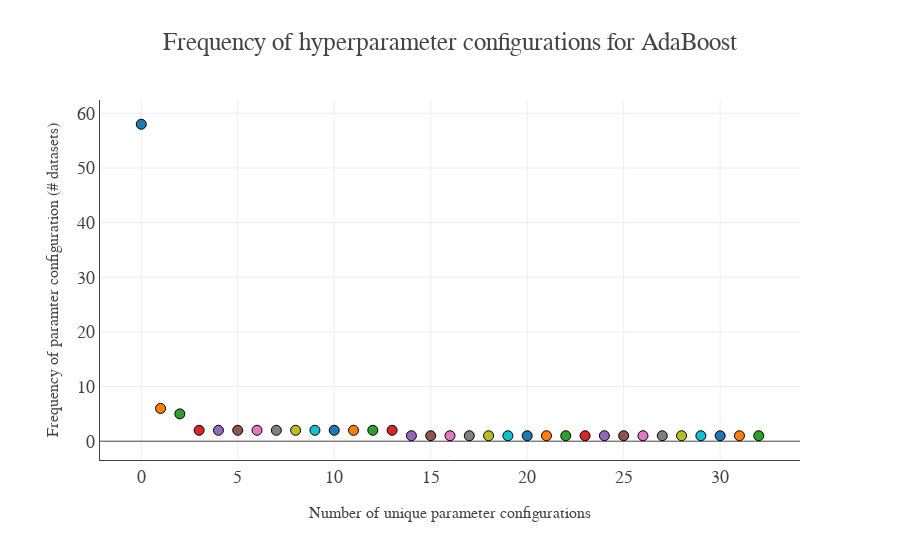
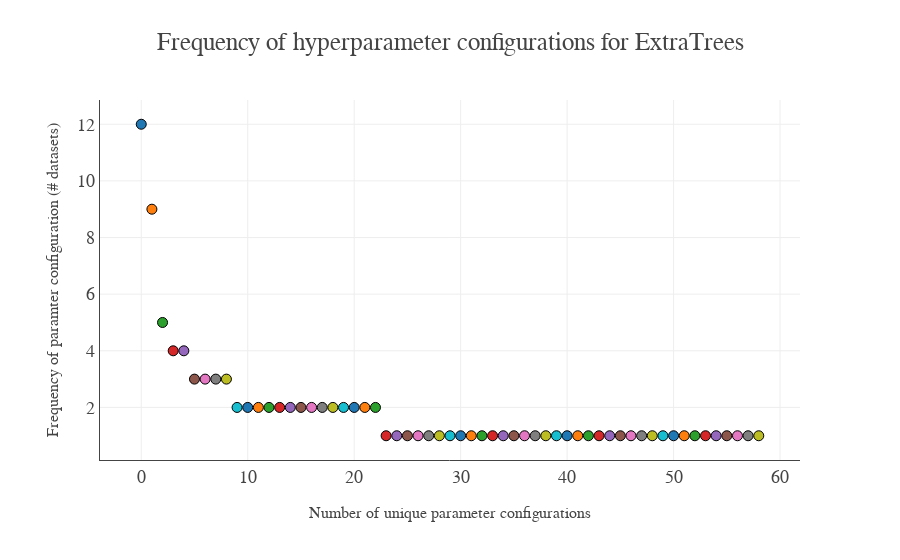
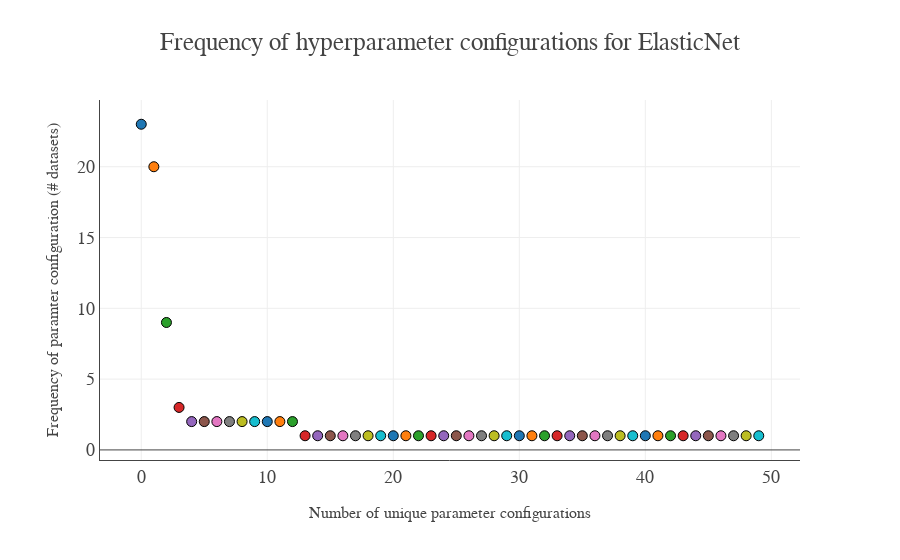
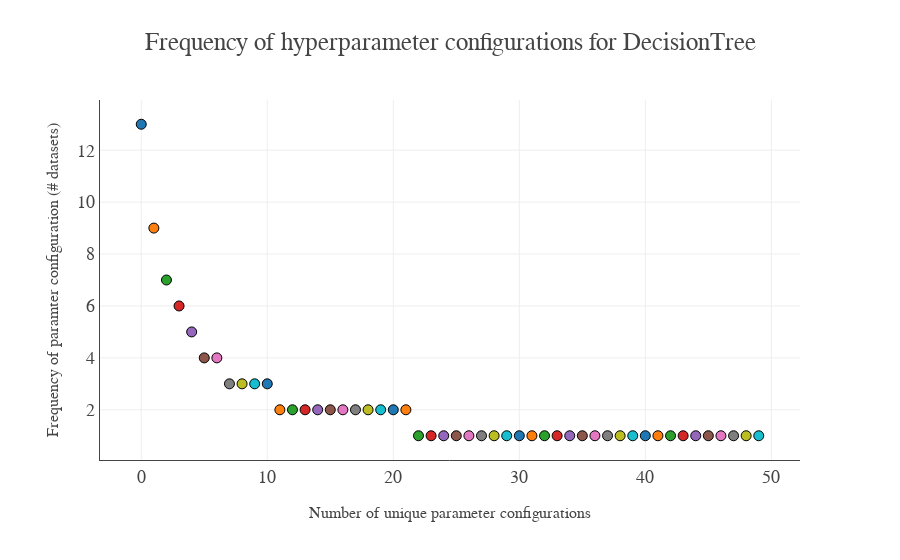

Notebook code cell kept with these figures, in order:
### Code cell
import plotly.plotly as py
import plotly.graph_objs as go
from plotly.offline import download_plotlyjs, init_notebook_mode, plot, iplot

for reg in regressor_params:
    reg_p = regressor_params[reg]
    reg_p_sorted = sorted(reg_p.items(), key=lambda kv: kv[1], reverse=True)
    print("Best parameters for regressor: %s" % reg)
    reg_datasets = list()
    ctr = 0
    for item in reg_p_sorted:
        trace_time_acc = go.Scatter(
            x = [ctr],
            y = [item[1]],
            text=[item[0]],
            hoverinfo = 'text',
            mode = 'markers',
            marker = dict(
                size = 10,
                line = dict(
                    width = 1,
                    color = 'rgb(0, 0, 0)'
                )
            ),
            showlegend = False
        )
        reg_datasets.append(trace_time_acc)
        ctr += 1
        
    layout = dict(
        title='Frequency of hyperparameter configurations for ' + reg,
        font=dict(family='Times new roman', size=size_title),
        yaxis=dict(
            showgrid=True,
            showline=True,
            showticklabels=True,
            title='Frequency of paramter configuration (# datasets)',
            titlefont=dict(
                family='Times new roman',
                size=size_ylabel
            )
        ),
        xaxis=dict(
            zeroline=False,
            showline=True,
            showticklabels=True,
            showgrid=True,
            title='Number of unique parameter configurations',
            titlefont=dict(
                family='Times new roman',
                size=size_xlabel
            )
        ),
        margin=dict(
            l=100,
            r=100,
            t=100,
            b=100
        ),
    )

    plotly.offline.init_notebook_mode(connected=True)
    fig = go.Figure(data=reg_datasets, layout=layout)
    iplot(fig)
        
    print("")
    print("==============================================")
